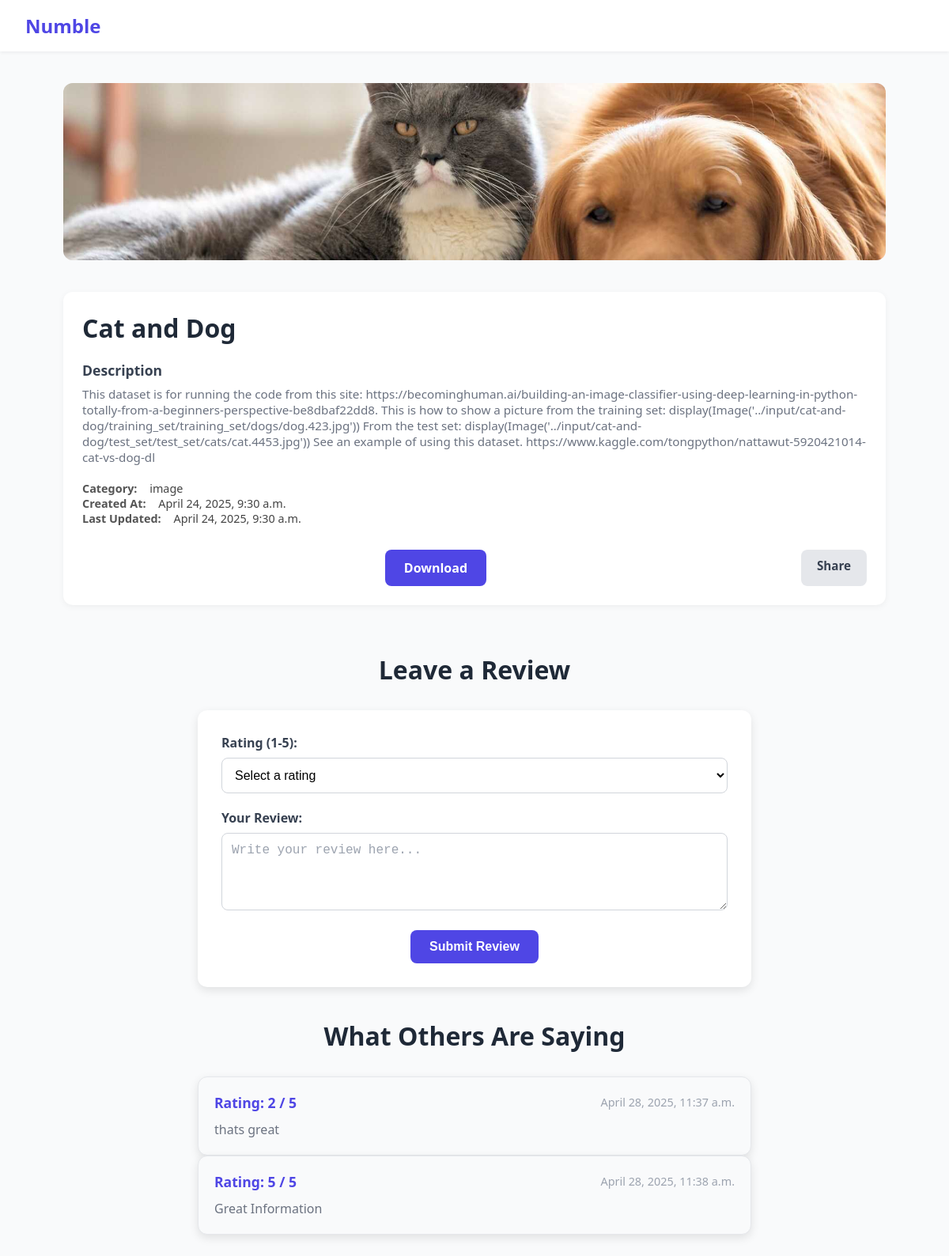
The app's page /view-details/5, older data.
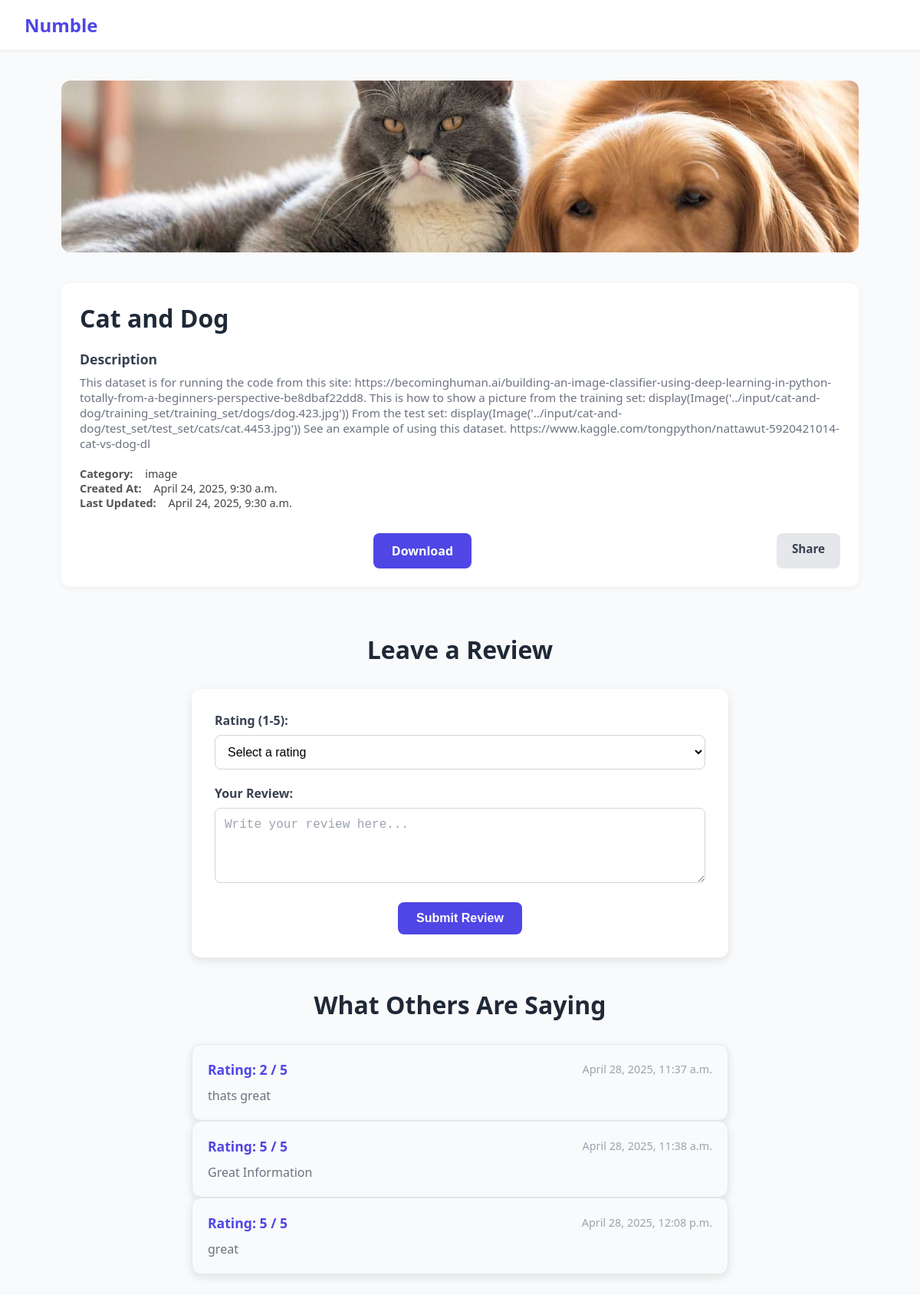
The same page, newer data.
### datasetmanager/models.py (models this page shows, shortened)
class Review(models.Model):
    dataset = models.ForeignKey(Datasetmanager, related_name="reviews", on_delete=models.CASCADE)
    rating = models.IntegerField(choices=[(i, str(i)) for i in range(1, 6)])  # Rating from 1 to 5
    text = models.TextField()
    created_at = models.DateTimeField(auto_now_add=True)

### datasetmanager/views.py (the view)
# urls.py: path("view-details/<int:dataset_id>", datasetDetails, name="datasetDetails"),
def datasetDetails(request, dataset_id):
    dataset = get_object_or_404(Datasetmanager, id=dataset_id)
    context = {
        "dataset": dataset,
    }
    return render(request, "datasetDetails.html", context=context)

### templates/datasetDetails.html (shortened to what this page needs)
<!DOCTYPE html>
<html lang="en">
<head>
</head>
<body>
  <header>
    <div class="logo">Numble</div>
  </header>
  <div class="container">
    <div class="grid">
      <div class="image-box">
        <img src="{{dataset.file.url}}" alt="{{dataset.name}}">
      </div>
      <div class="content-box">
        <h2>{{dataset.name}}</h2>
        <h3>Description</h3>
        <p>{{dataset.description}}</p>
        <div class="meta">
          <div><span>Category:</span> {{dataset.category}}</div>
          <div><span>Created At:</span> {{dataset.created_at}}</div>
          <div><span>Last Updated:</span> {{dataset.updated_at}}</div>
        </div>
        <div class="buttons">
          <a href="{{dataset.file.url}}" download class="btn btn-primary">Download</a>
          <a href="#" class="btn btn-secondary">Share</a>
        </div>
      </div>
    </div>
    <div class="container" style="margin-top: 60px;">
      <h2 class="review-heading">Leave a Review</h2>
      <form action="{% url 'submit_review' dataset.id %}" method="POST" class="review-form">
        <div class="form-group">
          <label for="rating">Rating (1-5):</label>
          <select id="rating" name="rating" required>
            <option value="" disabled selected>Select a rating</option>
          </select>
        </div>
        <div class="form-group">
          <label for="review">Your Review:</label>
          <textarea id="review" name="review" rows="4" placeholder="Write your review here..." required></textarea>
        </div>
        <button type="submit" class="btn btn-primary">Submit Review</button>
      </form>
      <div class="reviews-container">
        <h2 class="review-heading">What Others Are Saying</h2>
        {% for review in dataset.reviews.all %}
          <div class="review-card">
            <div class="review-header">
              <span class="review-rating">Rating: {{ review.rating }} / 5</span>
              <span class="review-date">{{ review.created_at }}</span>
            </div>
            <p class="review-text">{{ review.text }}</p>
          </div>
        {% empty %}
          <p class="no-reviews">No reviews yet. Be the first to leave a review!</p>
        {% endfor %}
      </div>
    </div>
  </div>
</body>
</html>

Row changes from the older to the newer data that the page shows:
added Review: rating "5", created_at "April 28, 2025, 12:08 p.m.", text "great"
